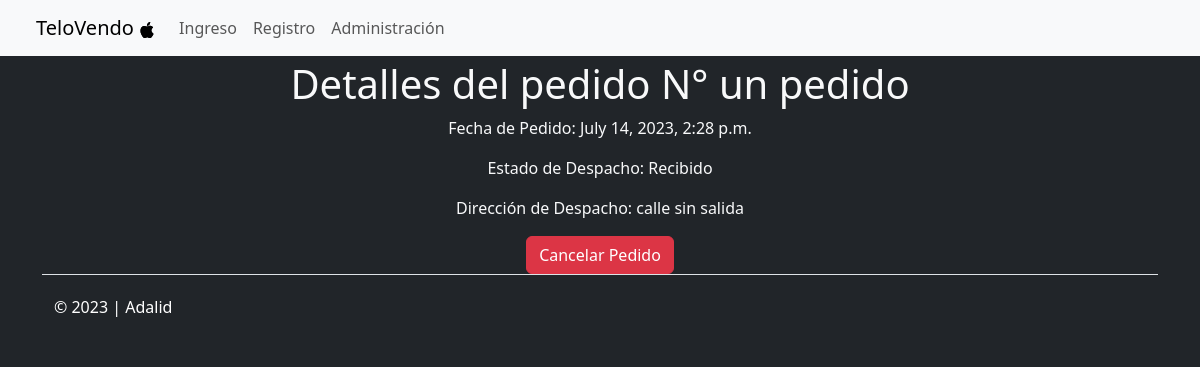
Page /detalle/un pedido/ on the committed database.
### compraventa/models.py (models this page shows, shortened)
class Pedido(models.Model):
    id_pedido = models.CharField(max_length=64, primary_key=True)
    cliente_solicitante = models.ForeignKey(Cliente, on_delete=models.DO_NOTHING, default=None)
    fecha_pedido = models.DateTimeField(auto_now=True, null=True)
    tiene_despacho = models.BooleanField(default=True)
    ESTADO_CHOICES = [
        ('Recibido', 'Recibido'),
        ('Pago aceptado', 'Pago aceptado'),
        ('Orden de compra generada', 'Orden de compra generada'),
        ('En proceso', 'En proceso'),
        ('Enviado', 'Enviado'),
        ('En transito', 'En transito'),
        ('Entregado', 'Entregado'),
        ('Cancelacion solicitada', 'Cancelacion solicitada'),
        ('Cancelado', 'Cancelado'),
    ]
    estado_despacho = models.CharField(max_length=30, choices=ESTADO_CHOICES, default="Recibido", null=True)
    direccion_despacho = models.ForeignKey(Direccion, on_delete=models.DO_NOTHING, null=True)
    impuesto = models.IntegerField(default=19)

class Direccion(models.Model):
    direccion = models.CharField(max_length=250, default="")
    usuario = models.ForeignKey(Cliente, on_delete=models.CASCADE, default=None)
    def __str__(self) -> str:
        return self.direccion

### compraventa/views.py (the view)
# urls.py: path('detalle/<str:pk>/', views.ClientePedidoEditView.as_view(), name='detalle_pedido'),
class ClientePedidoEditView(DetailView):
    model = Pedido
    template_name = "compraventa/detalle_pedido.html"
    pk_url_kwarg = 'pk'  # Specify the keyword argument for the primary key
    def get_context_data(self, **kwargs):
        context = super().get_context_data(**kwargs)
        return context

### compraventa/templates/compraventa/detalle_pedido.html (shortened to what this page needs)
{% extends "compraventa/base.html" %}
{% block body %}
<h1>Detalles del pedido N° {{ pedido.id_pedido }}</h1>
<p>Fecha de Pedido: {{ pedido.fecha_pedido }}</p>
<p>Estado de Despacho: {{ pedido.estado_despacho }}</p>
<p>Dirección de Despacho: {{ pedido.direccion_despacho }}</p>
{% if pedido.estado_despacho in "Recibido,Pago aceptado,Orden de compra generada,En proceso" %}
<form action="{% url 'cancelar_pedido' pedido.id_pedido %}" method="POST">
  <button class="btn btn-danger" type="submit">Cancelar Pedido</button>
</form>
{% else %}
    <p>El pedido no puede ser cancelado en esta etapa.</p>
{% endif %}
{% endblock %}

### rows in the picture
Pedido: id_pedido "un pedido", fecha_pedido "July 14, 2023, 2:28 p.m.", estado_despacho "Recibido", direccion_despacho "calle sin salida"
